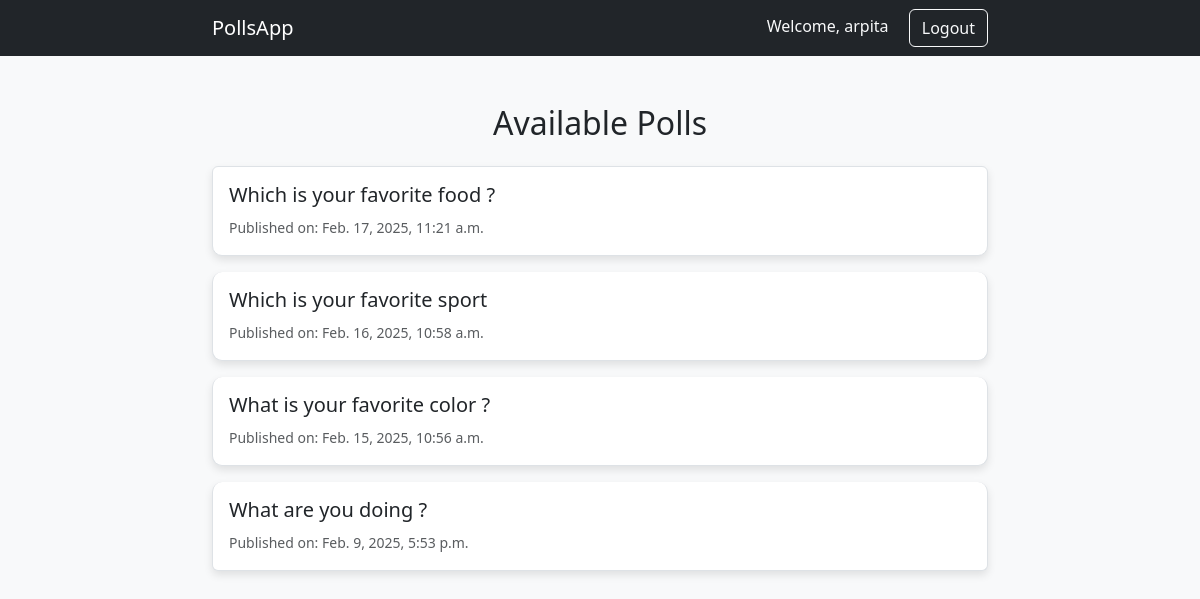
The app's page /polls/ (signed in) with its own data.
### polls/models.py (models this page shows, shortened)
class Question(models.Model):
    question_text = models.CharField(max_length = 200)
    pub_date = models.DateTimeField("date published")

### polls/views.py (the view)
# urls.py: path("", views.IndexView.as_view(), name="index"),
class IndexView(generic.ListView):
    template_name = "polls/index.html"
    context_object_name = "latest_question_list"
    def get_queryset(self):
        return Question.objects.filter(pub_date__lte = timezone.now()).order_by("-pub_date")[:5]

### polls/templates/polls/index.html (shortened to what this page needs)
{% extends "polls/base.html" %}
{% block content %}
    <h2 class="text-center mb-4">Available Polls</h2>
    {% if latest_question_list %}
        <div class="list-group">
            {% for question in latest_question_list %}
                <a href="{% url 'polls:detail' question.id %}" class="list-group-item list-group-item-action poll-card p-3 mb-3">
                    <h5>{{ question.question_text }}</h5>
                    <small class="text-muted">Published on: {{ question.pub_date }}</small>
                </a>
            {% endfor %}
        </div>
    {% else %}
        <p class="alert alert-warning text-center">No polls are available.</p>
    {% endif %}
{% endblock %}

### polls/templates/polls/base.html (shortened to what this page needs)
<!DOCTYPE html>
<html lang="en">
<head>
    <link href="https://cdn.jsdelivr.net/npm/bootstrap@5.3.2/dist/css/bootstrap.min.css" rel="stylesheet">
</head>
<body>
    <nav class="navbar navbar-expand-lg navbar-dark bg-dark">
        <div class="container">
            <a class="navbar-brand" href="{% url 'polls:index' %}">PollsApp</a>
            <div class="ms-auto">
                {% if user.is_authenticated %}
                    <span class="text-light me-3">Welcome, {{ user.username }}</span>
                    <form method="post" action="{% url 'logout' %}" class="d-inline">
                        <button type="submit" class="btn btn-outline-light">Logout</button>
                    </form>
                {% else %}
                    <a href="{% url 'polls:register' %}" class="btn btn-outline-light">Register</a>
                    <a href="{% url 'login' %}" class="btn btn-outline-light">Login</a>
                {% endif %}
            </div>
        </div>
    </nav>
    <div class="container mt-5">
        {% block content %}{% endblock %}
    </div>
</body>
</html>

### polls/templates/polls/base.html (style rules this page uses)
body { background-color: #f8f9fa; }
.container { max-width: 800px; }
.poll-card { border-radius: 10px; box-shadow: 0 4px 8px rgba(0, 0, 0, 0.1); }

### records on screen
Question: question_text "Which is your favorite food ?", pub_date "Feb. 17, 2025, 11:21 a.m."
Question: question_text "Which is your favorite sport", pub_date "Feb. 16, 2025, 10:58 a.m."
Question: question_text "What is your favorite color ?", pub_date "Feb. 15, 2025, 10:56 a.m."
Question: question_text "What are you doing ?", pub_date "Feb. 9, 2025, 5:53 p.m."

### other values on screen
{{ user.username }} "arpita"
